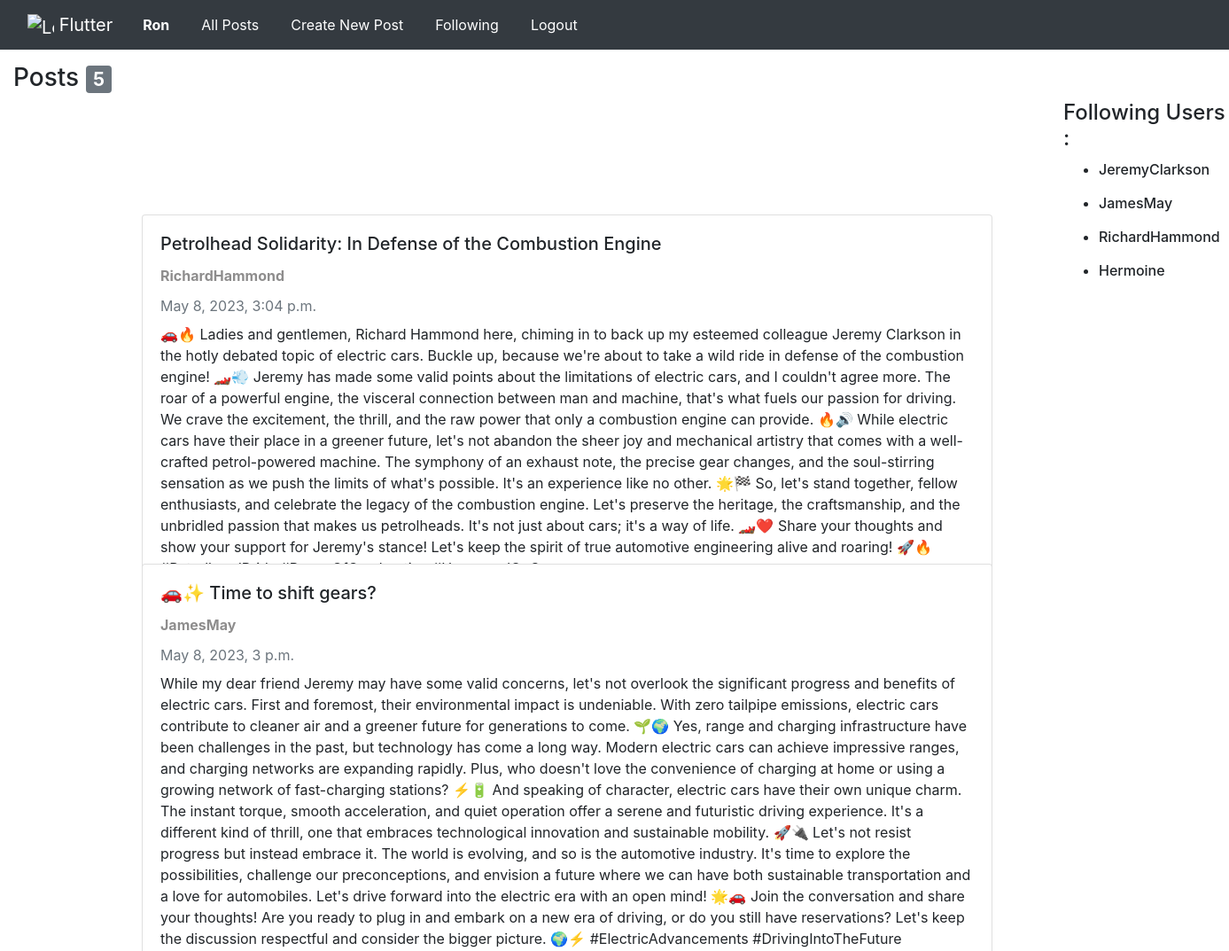
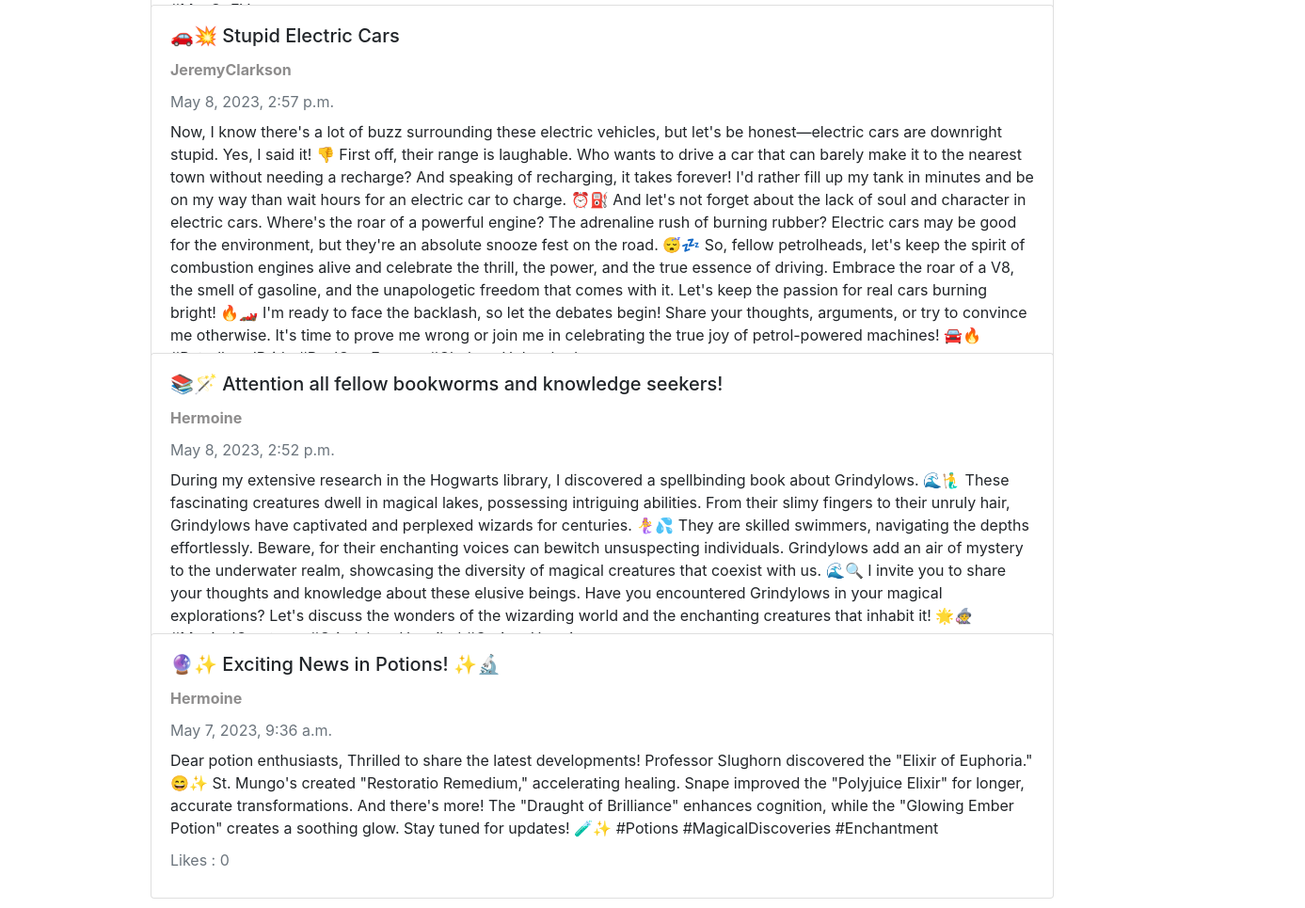
Screenshot of /following (signed in) with the database file from the repository (2 pictures, top to bottom).
### network/models.py (models this page shows, shortened)
class User(AbstractUser):
    followers = models.ManyToManyField('self', related_name='following', symmetrical=False, blank=True)
    pic = models.CharField(max_length=500, default="https://www.kindpng.com/picc/m/24-248253_user-profile-default-image-png-clipart-png-download.png")

class Post(models.Model):
    user= models.ForeignKey(User, on_delete=models.CASCADE)
    title = models.CharField(max_length=64)
    description = models.TextField(max_length=2000)
    timestamp = models.DateTimeField(auto_now_add=True)
    likes = models.IntegerField(default=0)

### network/views.py (the view)
# urls.py: path("following", views.following , name= "following"),
def following(request):
    user = User.objects.get(username = request.user.username)
    following_users = user.following.all()
    posts = Post.objects.filter(user__in = following_users).order_by("-timestamp").all()
    following_no = len(posts)
    return render(request, "network/following.html", {"posts": posts, "no": following_no, 'following_users': following_users})

### network/templates/network/following.html (shortened to what this page needs)
{% extends 'network/layout.html'%}
{% load static%}
{%block body%}
{% if user.is_authenticated%}
<div class="blockbody">
    <h3>Posts <span class="badge bg-secondary" style="color: white;">{{no}}</span></h3>
</div>
<div style="margin-left: 1200px; margin-right: auto;">
<h4>Following Users :</h4>
{%for j in following_users%}
    <ul>
    <li><h6>{{j.username}}</h6></li>
</ul>
{%endfor%}
</div>
{% for i in posts%}
<div class="cards" style="margin-top: -100px; margin-left: 150px;">
    <div class="card" style="width: 60rem;">
        <div class="card-body">
          <h5 class="card-title">{{i.title}}</h5>
          <a href="{% url 'profile' i.user.username %}" style="color: rgb(142, 141, 141);"> <strong>{{i.user.username}}</strong></a>
          <p class="card-subtitle mb-2 text-muted">{{i.timestamp}}</p>
          <p class="card-text">{{i.description}}</p>
          <p class="card-subtitle mb-2 text-muted">Likes : {{i.likes}}</p>
        </div>
      </div>
</div>
{% endfor %}
{%endif%}
{%endblock%}

### network/templates/network/layout.html (shortened to what this page needs)
{% load static %}
<!DOCTYPE html>
<html lang="en">
    <head>
        <link rel="stylesheet" href="https://stackpath.bootstrapcdn.com/bootstrap/4.4.1/css/bootstrap.min.css">
        <link href="{% static 'network/styles.css' %}" rel="stylesheet">
    </head>
    <body style="background-image: url(https://mcdn.wallpapersafari.com/medium/27/32/jt4AoG.jpg);">
        <nav class="navbar navbar-expand-lg bg-dark">
            <div class="container-fluid">
                <a class="navbar-brand" href="{% url 'index'%}">
                    <img src="https://getbootstrap.com/docs/5.3/assets/brand/bootstrap-logo-shadow.png" alt="Logo" width="30" height="24" class="d-inline-block align-text-top">
                    Flutter
                  </a>
              <div class="collapse navbar-collapse" id="navbarNav">
                <ul class="navbar-nav">
                  {%if user.is_authenticated%}
                  <li class="nav-item">
                    <a class="nav-link active" aria-current="page" href="{%url 'profile' user.username %}"><strong>{{ user.username }}</strong></a>
                  </li>
                  {%endif%}
                  <li class="nav-item">
                    <a class="nav-link" href="{%url 'index'%}">All Posts</a>
                  </li>
                  {%if user.is_authenticated%}
                  <li class="nav-item">
                    <a class="nav-link" href="{% url 'new_post'%}">Create New Post</a>
                  </li>
                  <li class="nav-item">
                    <a class="nav-link" href="{% url 'following'%}">Following</a>
                  </li>
                  <li class="nav-item">
                    <a class="nav-link" href="{% url 'logout' %}">Logout</a>
                  </li>
                  {%endif%}
                </ul>
              </div>
            </div>
          </nav>
        <div class="body">
            {% block body %}
            {% endblock %}
        </div>
    </body>
</html>

### network/static/network/styles.css (style rules this page uses)
a { color: white; text-decoration: none; }
.blockbody { margin-left: 15px; margin-top: 15px; }
.cards { margin: auto; width: 70%; padding: 10px; }
.navbar ul li { padding: 0px 10px; }

### rows the page displays
User: username "Ron"
User: username "JeremyClarkson"
User: username "JamesMay"
User: username "RichardHammond"
User: username "Hermoine"
Post: title "Petrolhead Solidarity: In Defense of the Combustion Engine", user.username "RichardHammond", timestamp "May 8, 2023, 3:04 p.m.", description "🚗🔥 Ladies and gentlemen, Richard Hammond here, chiming in to back up my esteemed colleague Jeremy Clarkson in the hotly debated topic of electric cars. Buckle up, because we're about to take a wild ride in defense of the combustion engine! 🏎💨 Jeremy has made some valid points about the limitations of electric cars, and I couldn't agree more. The roar of a powerful engine, the visceral connection between man and machine, that's what fuels our passion for driving. We crave the excitement, the thrill, and the raw power that only a combustion engine can provide. 🔥🔊 While electric cars have their place in a greener future, let's not abandon the sheer joy and mechanical artistry that comes with a…"
Post: title "🚗✨ Time to shift gears?", user.username "JamesMay", timestamp "May 8, 2023, 3 p.m.", description "While my dear friend Jeremy may have some valid concerns, let's not overlook the significant progress and benefits of electric cars. First and foremost, their environmental impact is undeniable. With zero tailpipe emissions, electric cars contribute to cleaner air and a greener future for generations to come. 🌱🌍 Yes, range and charging infrastructure have been challenges in the past, but technology has come a long way. Modern electric cars can achieve impressive ranges, and charging networks are expanding rapidly. Plus, who doesn't love the convenience of charging at home or using a growing network of fast-charging stations? ⚡️🔋 And speaking of character, electric cars have their own unique…"
Post: title "🚗💥 Stupid Electric Cars", user.username "JeremyClarkson", timestamp "May 8, 2023, 2:57 p.m.", description "Now, I know there's a lot of buzz surrounding these electric vehicles, but let's be honest—electric cars are downright stupid. Yes, I said it! 👎 First off, their range is laughable. Who wants to drive a car that can barely make it to the nearest town without needing a recharge? And speaking of recharging, it takes forever! I'd rather fill up my tank in minutes and be on my way than wait hours for an electric car to charge. ⏰⛽️ And let's not forget about the lack of soul and character in electric cars. Where's the roar of a powerful engine? The adrenaline rush of burning rubber? Electric cars may be good for the environment, but they're an absolute snooze fest on the road. 😴💤 So, fellow…"
Post: title "📚🪄 Attention all fellow bookworms and knowledge seekers!", user.username "Hermoine", timestamp "May 8, 2023, 2:52 p.m.", description "During my extensive research in the Hogwarts library, I discovered a spellbinding book about Grindylows. 🌊🧜‍♂️ These fascinating creatures dwell in magical lakes, possessing intriguing abilities. From their slimy fingers to their unruly hair, Grindylows have captivated and perplexed wizards for centuries. 🧜‍♀️💦 They are skilled swimmers, navigating the depths effortlessly. Beware, for their enchanting voices can bewitch unsuspecting individuals. Grindylows add an air of mystery to the underwater realm, showcasing the diversity of magical creatures that coexist with us. 🌊🔍 I invite you to share your thoughts and knowledge about these elusive beings. Have you encountered Grindylows in your…"
Post: title "🔮✨ Exciting News in Potions! ✨🔬", user.username "Hermoine", timestamp "May 7, 2023, 9:36 a.m.", description "Dear potion enthusiasts, Thrilled to share the latest developments! Professor Slughorn discovered the \"Elixir of Euphoria.\" 😄✨ St. Mungo's created \"Restoratio Remedium,\" accelerating healing. Snape improved the \"Polyjuice Elixir\" for longer, accurate transformations. And there's more! The \"Draught of Brilliance\" enhances cognition, while the \"Glowing Ember Potion\" creates a soothing glow. Stay tuned for updates! 🧪✨ #Potions #MagicalDiscoveries #Enchantment", likes "0"

### other values shown
{{ no }} "5"
